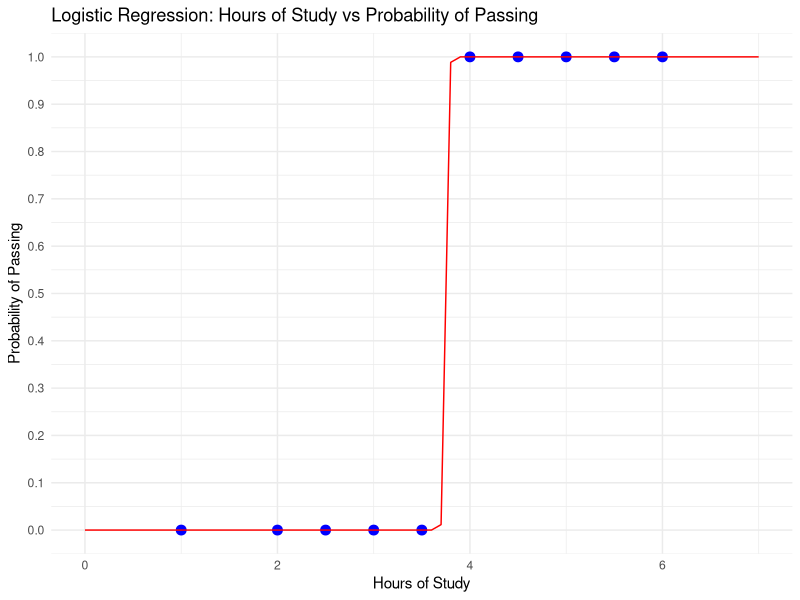

Reproduce this figure in R.
install.packages('ggplot2')
library(ggplot2)

hours <- c(1, 2, 2.5, 3, 3.5, 4, 4.5, 5, 5.5, 6)  # Independent variable (hours of study)
pass_fail <- c(0, 0, 0, 0, 0, 1, 1, 1, 1, 1)  # Dependent variable (pass=1, fail=0)

data <- data.frame(hours, pass_fail)

logit_model <- glm(pass_fail ~ hours, data = data, family = "binomial")

summary(logit_model)

# Predicting the probability for a range of values
# Create a sequence of hours from 0 to 7 to predict probabilities
new_data <- data.frame(hours = seq(0, 7, by = 0.1))
new_data$predicted_prob <- predict(logit_model, newdata = new_data, type = "response")

#Plot the logistic regression curve with data points
ggplot(data, aes(x = hours, y = pass_fail)) +
  geom_point(color = "blue", size = 3) +  # Plot the actual data points
  geom_line(data = new_data, aes(x = hours, y = predicted_prob), color = "red") +  # Plot the logistic curve
  labs(title = "Logistic Regression: Hours of Study vs Probability of Passing",
       x = "Hours of Study",
       y = "Probability of Passing") +
  theme_minimal() +
  scale_y_continuous(breaks = seq(0, 1, 0.1))  # Customize y-axis to show probabilities
